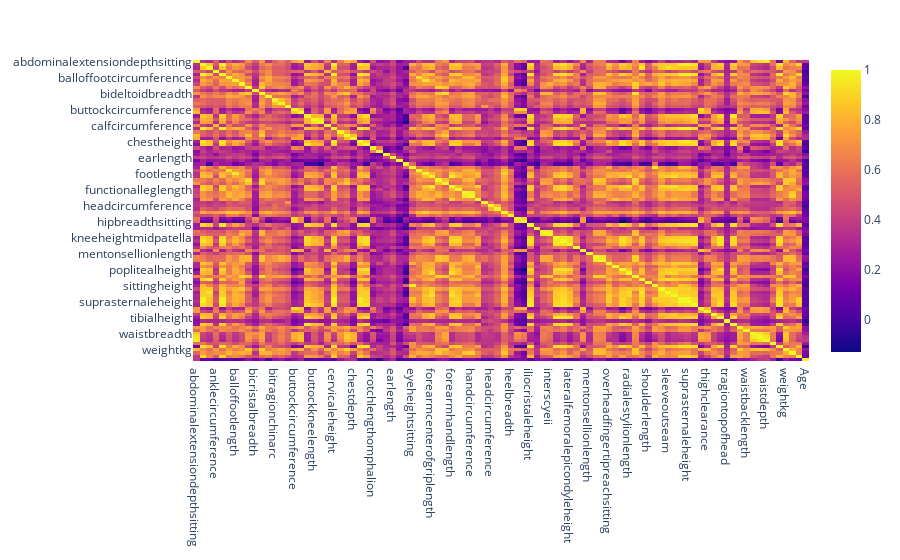

Write notebook code for a chart like this one.
### Code cell
fig = px.imshow(df4.corr(numeric_only=True), text_auto=True, aspect="auto")
fig.show()

### Figure 1 — Plotly figure (JSON) as saved in the notebook; plotly's stock layout.template omitted (floating-point values rounded to 4 significant figures; data arrays with more than 128 entries replaced by an {"elided": "..."} marker saying what was removed)
{"data": [{"coloraxis": "coloraxis", "hovertemplate": "x: %{x}<br>y: %{y}<br>color: %{z}<extra></extra>", "name": "0", "texttemplate": "%{z}", "type": "heatmap", "x": ["abdominalextensiondepthsitting", "acromialheight", "acromionradialelength", "anklecircumference", "axillaheight", "balloffootcircumference", "balloffootlength", "biacromialbreadth", "bicepscircumferenceflexed", "bicristalbreadth", "bideltoidbreadth", "bimalleolarbreadth", "bitragionchinarc", "bitragionsubmandibulararc", "bizygomaticbreadth", "buttockcircumference", "buttockdepth", "buttockheight", "buttockkneelength", "buttockpopliteallength", "calfcircumference", "cervicaleheight", "chestbreadth", "chestcircumference", "chestdepth", "chestheight", "crotchheight", "crotchlengthomphalion", "crotchlengthposterioromphalion", "earbreadth", "earlength", "earprotrusion", "elbowrestheight", "eyeheightsitting", "footbreadthhorizontal", "footlength", "forearmcenterofgriplength", "forearmcircumferenceflexed", "forearmforearmbreadth", "forearmhandlength", "functionalleglength", "handbreadth", "handcircumference", "handlength", "headbreadth", "headcircumference", "headlength", "heelanklecircumference", "heelbreadth", "hipbreadth", "hipbreadthsitting", "iliocristaleheight", "interpupillarybreadth", "interscyei", "interscyeii", "kneeheightmidpatella", "kneeheightsitting", "lateralfemoralepicondyleheight", "lateralmalleolusheight", "lowerthighcircumference", "mentonsellionlength", "neckcircumference", "neckcircumferencebase", "overheadfingertipreachsitting", "palmlength", "poplitealheight", "radialestylionlength", "shouldercircumference", "shoulderelbowlength", "shoulderlength", "sittingheight", "sleevelengthspinewrist", "sleeveoutseam", "span", "stature", "suprasternaleheight", "tenthribheight", "thighcircumference", "thighclearance", "thumbtipreach", "tibialheight", "tragiontopofhead", "trochanterionheight", "verticaltrunkcircumferenceusa", "waistbacklength", "waistbreadth", "waistcircumference", "waistdepth", "waistfrontlengthsitting", "waistheightomphalion", "weightkg", "wristcircumference", "wristheight", "Age"], "xaxis": "x", "y": ["abdominalextensiondepthsitting", "acromialheight", "acromionradialelength", "anklecircumference", "axillaheight", "balloffootcircumference", "balloffootlength", "biacromialbreadth", "bicepscircumferenceflexed", "bicristalbreadth", "bideltoidbreadth", "bimalleolarbreadth", "bitragionchinarc", "bitragionsubmandibulararc", "bizygomaticbreadth", "buttockcircumference", "buttockdepth", "buttockheight", "buttockkneelength", "buttockpopliteallength", "calfcircumference", "cervicaleheight", "chestbreadth", "chestcircumference", "chestdepth", "chestheight", "crotchheight", "crotchlengthomphalion", "crotchlengthposterioromphalion", "earbreadth", "earlength", "earprotrusion", "elbowrestheight", "eyeheightsitting", "footbreadthhorizontal", "footlength", "forearmcenterofgriplength", "forearmcircumferenceflexed", "forearmforearmbreadth", "forearmhandlength", "functionalleglength", "handbreadth", "handcircumference", "handlength", "headbreadth", "headcircumference", "headlength", "heelanklecircumference", "heelbreadth", "hipbreadth", "hipbreadthsitting", "iliocristaleheight", "interpupillarybreadth", "interscyei", "interscyeii", "kneeheightmidpatella", "kneeheightsitting", "lateralfemoralepicondyleheight", "lateralmalleolusheight", "lowerthighcircumference", "mentonsellionlength", "neckcircumference", "neckcircumferencebase", "overheadfingertipreachsitting", "palmlength", "poplitealheight", "radialestylionlength", "shouldercircumference", "shoulderelbowlength", "shoulderlength", "sittingheight", "sleevelengthspinewrist", "sleeveoutseam", "span", "stature", "suprasternaleheight", "tenthribheight", "thighcircumference", "thighclearance", "thumbtipreach", "tibialheight", "tragiontopofhead", "trochanterionheight", "verticaltrunkcircumferenceusa", "waistbacklength", "waistbreadth", "waistcircumference", "waistdepth", "waistfrontlengthsitting", "waistheightomphalion", "weightkg", "wristcircumference", "wristheight", "Age"], "yaxis": "y", "z": {"elided": "94x94 float values"}}], "layout": {"coloraxis": {"colorscale": [[0, "#0d0887"], [0.1111, "#46039f"], [0.2222, "#7201a8"], [0.3333, "#9c179e"], [0.4444, "#bd3786"], [0.5556, "#d8576b"], [0.6667, "#ed7953"], [0.7778, "#fb9f3a"], [0.8889, "#fdca26"], [1, "#f0f921"]]}, "margin": {"t": 60}, "xaxis": {"anchor": "y", "domain": [0, 1]}, "yaxis": {"anchor": "x", "autorange": "reversed", "domain": [0, 1]}}}
